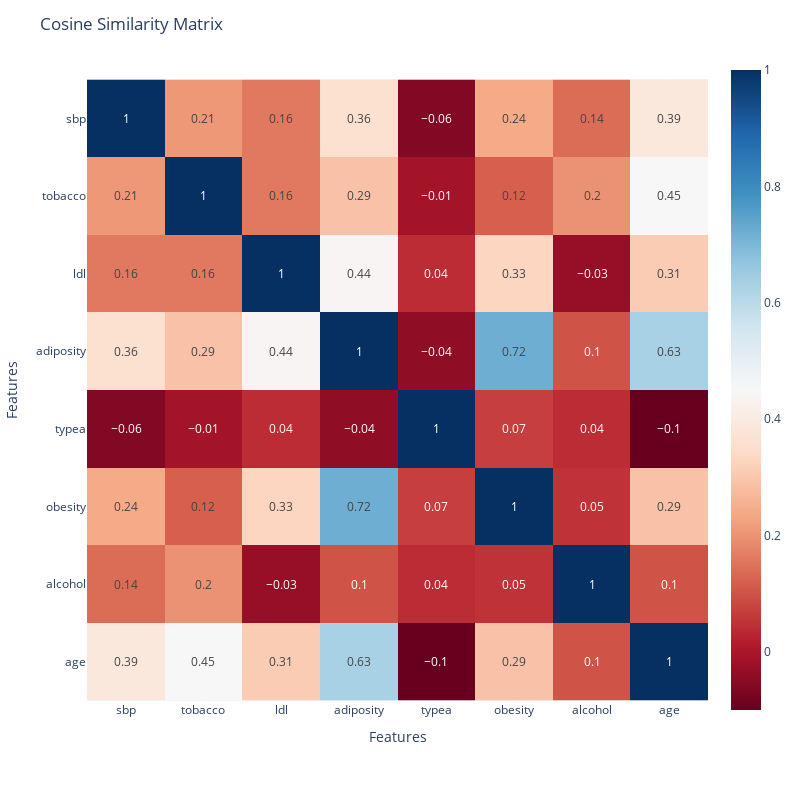

Notebook code cell kept with this figure:
### Code cell
# Select the features of interest
features = ['sbp', 'tobacco', 'ldl', 'adiposity', 'typea', 'obesity', 'alcohol', 'age']

# Standardize the data
df_standardized = StandardScaler().fit_transform(df[features])

# Compute the cosine similarity between the standardized features
cosine_sim = cosine_similarity(df_standardized.T).round(2)
cosine_sim_df = pd.DataFrame(cosine_sim, columns=features, index=features)

# Create a heatmap of the cosine similarity matrix
fig = px.imshow(cosine_sim_df, color_continuous_scale='RdBu', text_auto=True)

# Update the layout of the heatmap
fig.update_layout(title='Cosine Similarity Matrix', width=800, height=800, xaxis={'title':'Features'}, yaxis={'title':'Features'})

# Show the plot
fig.show()

### Figure 1 — Plotly figure (JSON) as saved in the notebook; plotly's stock layout.template omitted (floating-point values rounded to 4 significant figures)
{"data": [{"coloraxis": "coloraxis", "hovertemplate": "x: %{x}<br>y: %{y}<br>color: %{z}<extra></extra>", "name": "0", "texttemplate": "%{z}", "type": "heatmap", "x": ["sbp", "tobacco", "ldl", "adiposity", "typea", "obesity", "alcohol", "age"], "xaxis": "x", "y": ["sbp", "tobacco", "ldl", "adiposity", "typea", "obesity", "alcohol", "age"], "yaxis": "y", "z": [[1, 0.21, 0.16, 0.36, -0.06, 0.24, 0.14, 0.39], [0.21, 1, 0.16, 0.29, -0.01, 0.12, 0.2, 0.45], [0.16, 0.16, 1, 0.44, 0.04, 0.33, -0.03, 0.31], [0.36, 0.29, 0.44, 1, -0.04, 0.72, 0.1, 0.63], [-0.06, -0.01, 0.04, -0.04, 1, 0.07, 0.04, -0.1], [0.24, 0.12, 0.33, 0.72, 0.07, 1, 0.05, 0.29], [0.14, 0.2, -0.03, 0.1, 0.04, 0.05, 1, 0.1], [0.39, 0.45, 0.31, 0.63, -0.1, 0.29, 0.1, 1]]}], "layout": {"coloraxis": {"colorscale": [[0, "rgb(103,0,31)"], [0.1, "rgb(178,24,43)"], [0.2, "rgb(214,96,77)"], [0.3, "rgb(244,165,130)"], [0.4, "rgb(253,219,199)"], [0.5, "rgb(247,247,247)"], [0.6, "rgb(209,229,240)"], [0.7, "rgb(146,197,222)"], [0.8, "rgb(67,147,195)"], [0.9, "rgb(33,102,172)"], [1, "rgb(5,48,97)"]]}, "height": 800, "margin": {"t": 60}, "title": {"text": "Cosine Similarity Matrix"}, "width": 800, "xaxis": {"anchor": "y", "constrain": "domain", "domain": [0, 1], "scaleanchor": "y", "title": {"text": "Features"}}, "yaxis": {"anchor": "x", "autorange": "reversed", "constrain": "domain", "domain": [0, 1], "title": {"text": "Features"}}}}
